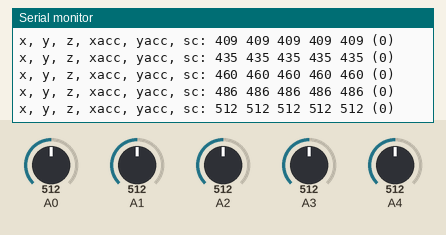
This sketch was run on a simulated Arduino Uno, built with avr-gcc and run on an emulated ATmega328P. On the bench: the last lines printed to the serial monitor. Inputs (shaded band) come from the test bench; at power-on: A0 = 512, A1 = 512, A2 = 512, A3 = 512, A4 = 512.

Above: at 1.2 s.
1.3 s: A0 set to 716
At 2.7 s:
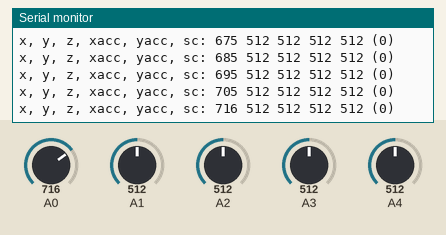
2.8 s: A1 set to 716
At 4.2 s:
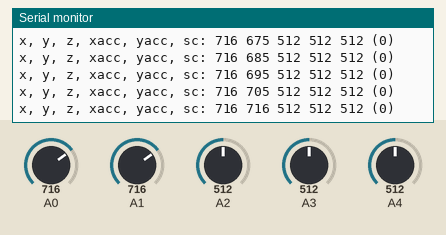
4.3 s: A2 set to 716
At 5.7 s:
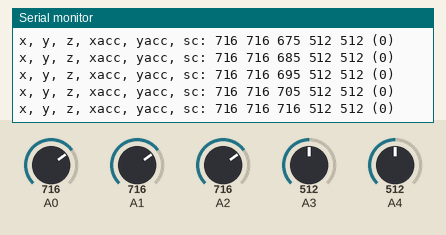
5.8 s: A0 set to 992
At 7.2 s:
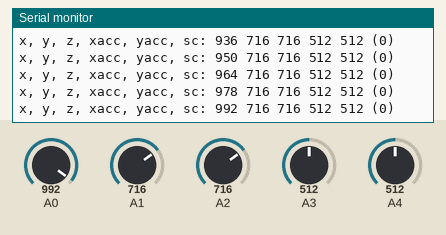
7.3 s: A1 set to 992
At 8.7 s:
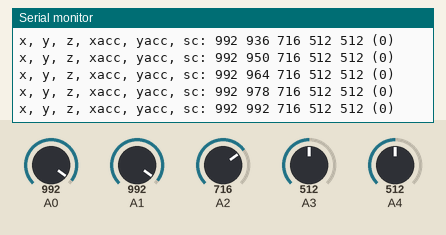
8.8 s: A2 set to 992
At 10.6 s:
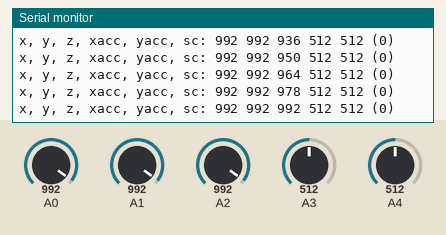
Timing chart, 0 to 11.3 s (numbered marks = the images above; inputs shaded):
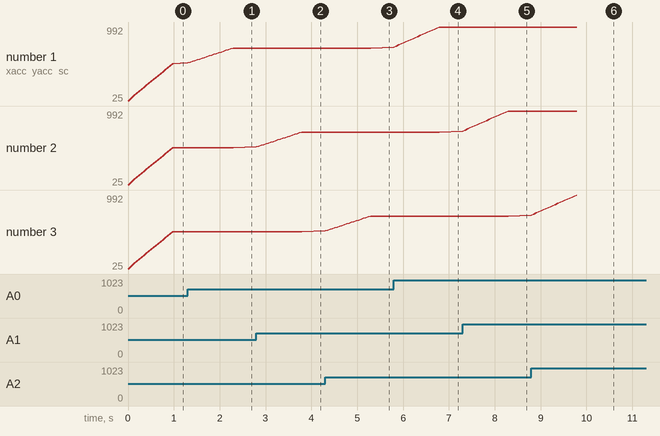

Measured:
- after the input at 1.3 s, the serial monitor: prints a new line at once (image 1)
- after the input at 2.8 s, the serial monitor: prints a new line at once (image 2)
- after the input at 4.3 s, the serial monitor: prints a new line at once (image 3)
- after the input at 5.8 s, the serial monitor: prints a new line at once (image 4)
- after the input at 7.3 s, the serial monitor: prints a new line at once (image 5)
- after the input at 8.8 s, the serial monitor: prints a new line at once (image 6)
- plotted number 1: 512 → 716 after the input at 1.3 s, 716 → 992 after the input at 5.8 s

The sketch:

AccBoard.pde
```cpp
#define sample 20
int x[sample], y[sample], z[sample];
int x_acc[sample], y_acc[sample];
int last_x, last_y, last_z;
int last_x_acc, last_y_acc;
int sc;
int incrX, incrY, incrZ;

void setup()
{
  incrX = incrY = incrZ = 1;
  for(int ndx=0; ndx < sample; ndx++) x[ndx] = y[ndx] = z[ndx] = x_acc[ndx] = y_acc[ndx] = 0;
  last_x = last_y = last_z = last_x_acc = last_y_acc = 0;
  sc = 0;
  Serial.begin(9600);           // sets the serial port to 9600
  analogReference(EXTERNAL);
}

void get_sample(int *array, int read_val) {
  for(int ndx=1; ndx<sample; ndx++) {
    array[ndx-1] = array[ndx];
  }
  array[sample-1] = read_val;
}

int avg_sample(int *array) {
  long sum = 0;
  for(int ndx=0; ndx<sample; ndx++) {
    sum += array[ndx];
  }
  sum = sum / sample;
  return sum;
}

void loop()
{
  get_sample(x,analogRead(0));       // read analog input pin 0
  get_sample(y,analogRead(1));       // read analog input pin 1
  get_sample(z,analogRead(2));       // read analog input pin 1
  get_sample(x_acc,analogRead(3));
  get_sample(y_acc,analogRead(4));
  if((last_x < avg_sample(x) - incrX || last_x > avg_sample(x) + incrX) ||
     (last_y < avg_sample(y) - incrY || last_y > avg_sample(y) + incrY) ||
     (last_z < avg_sample(z) - incrZ || last_z > avg_sample(z) + incrZ)) {
    incrX = avg_sample(x) / 200.0;
    incrY = avg_sample(y) / 200.0;
    incrZ = avg_sample(z) / 100.0;
    Serial.print("x, y, z, xacc, yacc, sc: ");
    Serial.print(avg_sample(x), DEC);    // print the acceleration in the X axis
    Serial.print(" ");       // prints a space between the numbers
    Serial.print(avg_sample(y), DEC);    // print the acceleration in the Y axis
    Serial.print(" ");       // prints a space between the numbers
    Serial.print(avg_sample(z), DEC);  // print the acceleration in the Z axis
    Serial.print(" ");       // prints a space between the numbers
    Serial.print(avg_sample(x_acc), DEC);  // print the acceleration in the X_acc axis
    Serial.print(" ");       // prints a space between the numbers
    Serial.print(avg_sample(y_acc), DEC);  // print the acceleration in the Y_acc axis
    Serial.print(" (");       // prints a space between the numbers
    Serial.print(sc, DEC);
    Serial.println(")");

    last_x = avg_sample(x);
    last_y = avg_sample(y);
    last_z = avg_sample(z);
    last_x_acc = avg_sample(x_acc);
    last_y_acc = avg_sample(y_acc);
    sc = 0;
  } else {
    sc++;
  }
//  delay(100);              // wait 100ms for next reading
}
```
